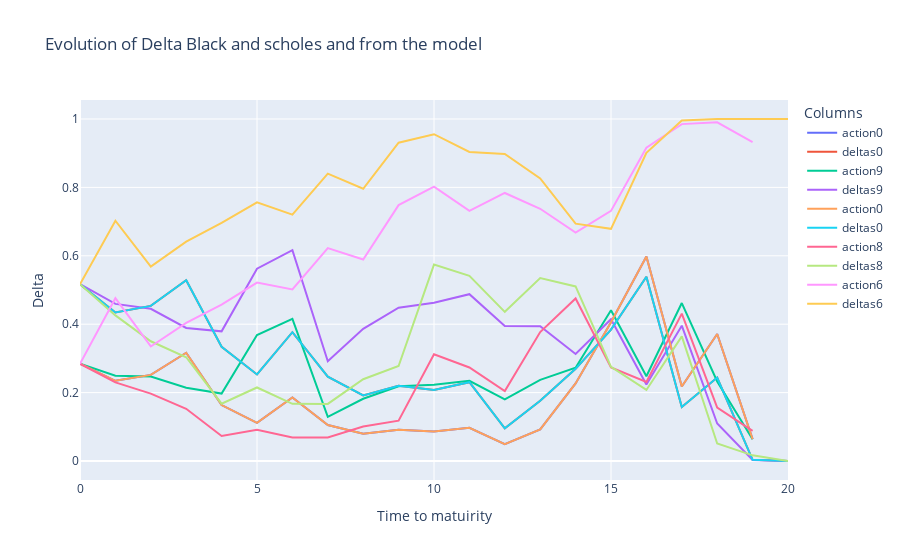

Notebook code for this chart:
### Code cell
fig = go.Figure()
# Add traces for each column
for column in actions.columns[values]:
    fig.add_trace(go.Scatter(x=actions.index, y=actions[column], mode='lines', name=f"action{column}"))
    fig.add_trace(go.Scatter(x=deltas.index, y=deltas[column], mode='lines', name=f"deltas{column}"))

# Update layout
fig.update_layout(
    title='Evolution of Delta Black and scholes and from the model',
    xaxis_title='Time to matuirity',
    yaxis_title='Delta',
    template='plotly',
    legend=dict(title='Columns'),
)

# Show the plot
fig.show()

### Figure 1 — Plotly figure (JSON) as saved in the notebook; plotly's stock layout.template omitted (floating-point values rounded to 4 significant figures)
{"data": [{"mode": "lines", "name": "action0", "type": "scatter", "x": [0, 1, 2, 3, 4, 5, 6, 7, 8, 9, 10, 11, 12, 13, 14, 15, 16, 17, 18, 19], "y": [0.2843, 0.2345, 0.2517, 0.3164, 0.1635, 0.1114, 0.1859, 0.1054, 0.07953, 0.09161, 0.08648, 0.09706, 0.04925, 0.09242, 0.2267, 0.4056, 0.5981, 0.2178, 0.3714, 0.06403]}, {"mode": "lines", "name": "deltas0", "type": "scatter", "x": [0, 1, 2, 3, 4, 5, 6, 7, 8, 9, 10, 11, 12, 13, 14, 15, 16, 17, 18, 19, 20], "y": [0.5169, 0.4342, 0.4534, 0.5284, 0.3338, 0.253, 0.3765, 0.2468, 0.1918, 0.2199, 0.2075, 0.2303, 0.09572, 0.1761, 0.2694, 0.3841, 0.5387, 0.1577, 0.244, 0.003343, 0]}, {"mode": "lines", "name": "action9", "type": "scatter", "x": [0, 1, 2, 3, 4, 5, 6, 7, 8, 9, 10, 11, 12, 13, 14, 15, 16, 17, 18, 19], "y": [0.2843, 0.2491, 0.247, 0.214, 0.1972, 0.3684, 0.4155, 0.129, 0.1819, 0.2184, 0.2229, 0.2343, 0.1802, 0.2371, 0.2726, 0.4408, 0.2478, 0.4618, 0.2325, 0.06365]}, {"mode": "lines", "name": "deltas9", "type": "scatter", "x": [0, 1, 2, 3, 4, 5, 6, 7, 8, 9, 10, 11, 12, 13, 14, 15, 16, 17, 18, 19, 20], "y": [0.5169, 0.4594, 0.4451, 0.3889, 0.3791, 0.5624, 0.6164, 0.2917, 0.3866, 0.4484, 0.4626, 0.4878, 0.3948, 0.394, 0.3127, 0.4145, 0.2239, 0.3957, 0.1097, 0.003247, 0]}, {"mode": "lines", "name": "action0", "type": "scatter", "x": [0, 1, 2, 3, 4, 5, 6, 7, 8, 9, 10, 11, 12, 13, 14, 15, 16, 17, 18, 19], "y": [0.2843, 0.2345, 0.2517, 0.3164, 0.1635, 0.1114, 0.1859, 0.1054, 0.07953, 0.09161, 0.08648, 0.09706, 0.04925, 0.09242, 0.2267, 0.4056, 0.5981, 0.2178, 0.3714, 0.06403]}, {"mode": "lines", "name": "deltas0", "type": "scatter", "x": [0, 1, 2, 3, 4, 5, 6, 7, 8, 9, 10, 11, 12, 13, 14, 15, 16, 17, 18, 19, 20], "y": [0.5169, 0.4342, 0.4534, 0.5284, 0.3338, 0.253, 0.3765, 0.2468, 0.1918, 0.2199, 0.2075, 0.2303, 0.09572, 0.1761, 0.2694, 0.3841, 0.5387, 0.1577, 0.244, 0.003343, 0]}, {"mode": "lines", "name": "action8", "type": "scatter", "x": [0, 1, 2, 3, 4, 5, 6, 7, 8, 9, 10, 11, 12, 13, 14, 15, 16, 17, 18, 19], "y": [0.2843, 0.2297, 0.1971, 0.1526, 0.07322, 0.09147, 0.06882, 0.06884, 0.1007, 0.1179, 0.312, 0.2735, 0.2045, 0.3769, 0.4753, 0.2734, 0.231, 0.4309, 0.1559, 0.08798]}, {"mode": "lines", "name": "deltas8", "type": "scatter", "x": [0, 1, 2, 3, 4, 5, 6, 7, 8, 9, 10, 11, 12, 13, 14, 15, 16, 17, 18, 19, 20], "y": [0.5169, 0.4257, 0.3501, 0.3035, 0.1675, 0.215, 0.1673, 0.167, 0.239, 0.2777, 0.5742, 0.5415, 0.4362, 0.5348, 0.5105, 0.2754, 0.2077, 0.3645, 0.0512, 0.01655, 0]}, {"mode": "lines", "name": "action6", "type": "scatter", "x": [0, 1, 2, 3, 4, 5, 6, 7, 8, 9, 10, 11, 12, 13, 14, 15, 16, 17, 18, 19], "y": [0.2843, 0.4761, 0.3349, 0.404, 0.4571, 0.5216, 0.5015, 0.6225, 0.589, 0.7482, 0.8025, 0.7312, 0.7837, 0.7375, 0.668, 0.7313, 0.9159, 0.985, 0.9902, 0.9324]}, {"mode": "lines", "name": "deltas6", "type": "scatter", "x": [0, 1, 2, 3, 4, 5, 6, 7, 8, 9, 10, 11, 12, 13, 14, 15, 16, 17, 18, 19, 20], "y": [0.5169, 0.7025, 0.5685, 0.6412, 0.6966, 0.7564, 0.7203, 0.8402, 0.7959, 0.9307, 0.9555, 0.9038, 0.898, 0.8261, 0.6939, 0.679, 0.9013, 0.9959, 1.0, 1.0, 1]}], "layout": {"legend": {"title": {"text": "Columns"}}, "title": {"text": "Evolution of Delta Black and scholes and from the model"}, "xaxis": {"title": {"text": "Time to matuirity"}}, "yaxis": {"title": {"text": "Delta"}}}}
